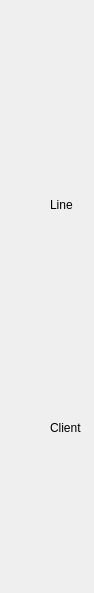
<?xml version="1.0" encoding="UTF-8"?>
<ui version="4.0">
 <class>Form</class>
 <widget class="QWidget" name="Form">
  <property name="geometry">
   <rect>
    <x>0</x>
    <y>0</y>
    <width>94</width>
    <height>593</height>
   </rect>
  </property>
  <property name="windowTitle">
   <string>Form</string>
  </property>
  <layout class="QGridLayout" name="gridLayout">
   <item row="1" column="0" rowspan="3">
    <widget class="QLabel" name="Line">
     <property name="minimumSize">
      <size>
       <width>0</width>
       <height>25</height>
      </size>
     </property>
     <property name="maximumSize">
      <size>
       <width>100</width>
       <height>200</height>
      </size>
     </property>
     <property name="styleSheet">
      <string notr="true">image: url(:/Line/tp1h_line.png);</string>
     </property>
     <property name="text">
      <string/>
     </property>
     <property name="alignment">
      <set>Qt::AlignLeading|Qt::AlignLeft|Qt::AlignVCenter</set>
     </property>
    </widget>
   </item>
   <item row="4" column="0">
    <widget class="QLabel" name="not_used_1">
     <property name="maximumSize">
      <size>
       <width>16777215</width>
       <height>20</height>
      </size>
     </property>
     <property name="text">
      <string/>
     </property>
    </widget>
   </item>
   <item row="0" column="0">
    <widget class="QLabel" name="Top_Socket">
     <property name="styleSheet">
      <string notr="true">image: url(:/Socket/socket1.png);</string>
     </property>
     <property name="text">
      <string/>
     </property>
    </widget>
   </item>
   <item row="7" column="0">
    <widget class="QLabel" name="Bottom_Socket">
     <property name="styleSheet">
      <string notr="true">image: url(:/Socket_bottom/socket2.png);</string>
     </property>
     <property name="text">
      <string/>
     </property>
    </widget>
   </item>
   <item row="5" column="0" rowspan="2">
    <widget class="QLabel" name="Client">
     <property name="minimumSize">
      <size>
       <width>0</width>
       <height>25</height>
      </size>
     </property>
     <property name="styleSheet">
      <string notr="true">image: url(:/Client/TP1H_CLIENT.png);</string>
     </property>
     <property name="text">
      <string/>
     </property>
    </widget>
   </item>
   <item row="2" column="2">
    <widget class="QLabel" name="Line_Title">
     <property name="text">
      <string>Line</string>
     </property>
    </widget>
   </item>
   <item row="5" column="2" rowspan="2">
    <widget class="QLabel" name="Client_Title">
     <property name="text">
      <string>Client</string>
     </property>
    </widget>
   </item>
   <item row="0" column="2" rowspan="2">
    <widget class="QLabel" name="label_8">
     <property name="maximumSize">
      <size>
       <width>35</width>
       <height>16777215</height>
      </size>
     </property>
     <property name="styleSheet">
      <string notr="true">image: url(:/title/title.png);</string>
     </property>
     <property name="text">
      <string/>
     </property>
    </widget>
   </item>
  </layout>
 </widget>
 <resources>
  <include location="Client.qrc"/>
  <include location="Socket_bottom.qrc"/>
  <include location="title.qrc"/>
  <include location="Socket.qrc"/>
  <include location="Line.qrc"/>
  <include location="TP1H_R.qrc"/>
 </resources>
 <connections/>
</ui>
